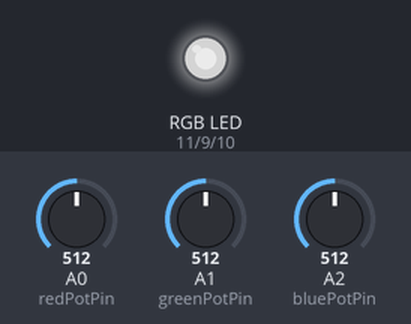
Recording of a sketch running on a simulated Arduino Uno, built with avr-gcc and run on an emulated ATmega328P. Shown: an RGB LED mixed from three pins (HIGH = lit). The test bench sets the inputs (shaded band); at power-on: A0 (redPotPin) = 512, A1 (greenPotPin) = 512, A2 (bluePotPin) = 512. Dim RGB values are drawn brighter than linear.

Above: at 1.2 s.
1.3 s: A0 (redPotPin) set to 716
At 2.0 s:
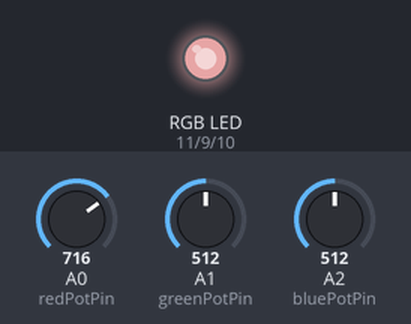
2.8 s: A1 (greenPotPin) set to 716
At 3.1 s:
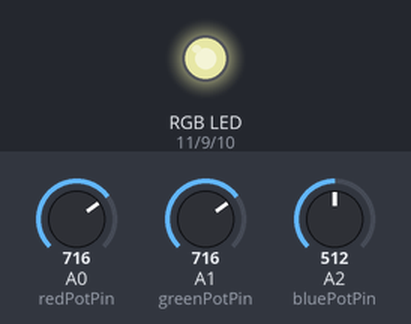
4.3 s: A2 (bluePotPin) set to 716
At 5.4 s:
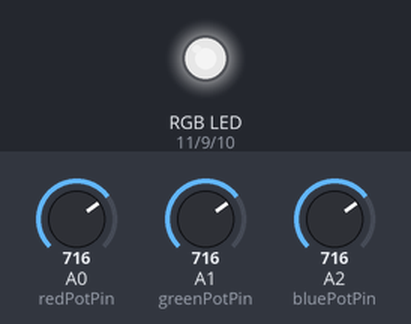
5.8 s: A0 (redPotPin) set to 900
At 6.6 s:
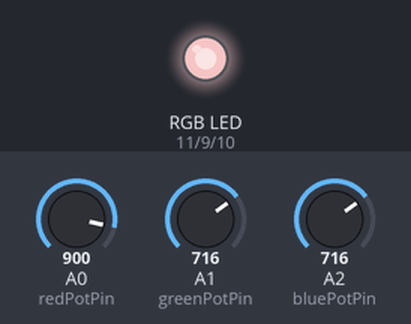
7.3 s: A1 (greenPotPin) set to 900
At 7.7 s:
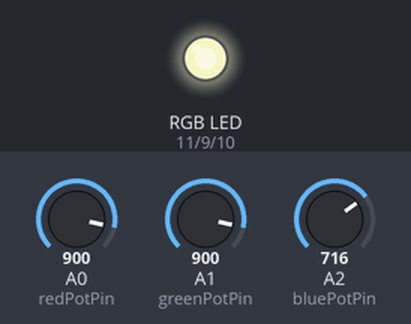
8.8 s: A2 (bluePotPin) set to 900
At 10.1 s:
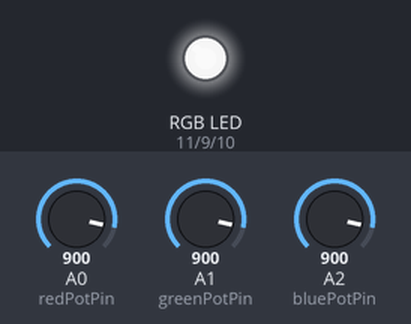
Timing chart, 0 to 11.3 s (numbered marks = the images above; inputs shaded):
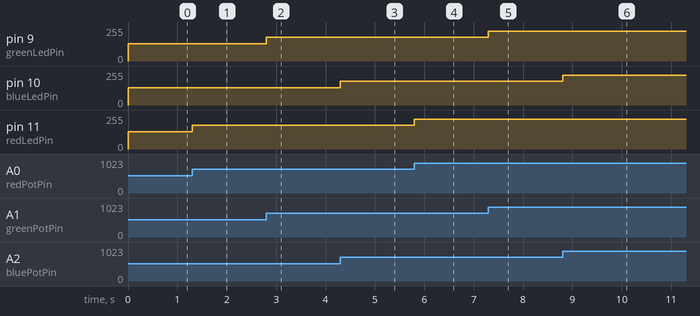

Measured:
- after the input at 1.3 s, pin 11 (redLedPin): 128/255 → 179/255 at once
- after the input at 2.8 s, pin 9 (greenLedPin): 128/255 → 179/255 at once
- after the input at 4.3 s, pin 10 (blueLedPin): 128/255 → 179/255 at once
- after the input at 5.8 s, pin 11 (redLedPin): 179/255 → 225/255 at once
- after the input at 7.3 s, pin 9 (greenLedPin): 179/255 → 225/255 at once
- after the input at 8.8 s, pin 10 (blueLedPin): 179/255 → 225/255 at once

The sketch:

p01_2_20_17_pot_rgb.ino
```cpp
/*CIRCUIT IS VERY SIMPLE:
* 3 POTENTIOMETERS HOOKED UP AS FOLLOWS
* WITH ONE RGB LED HOOKED UP AS FOLLOWS(.023 AMPS)
*/
  //constants for pins
const int redPotPin = A0;
const int greenPotPin = A1;
const int bluePotPin = A2;
const int redLedPin = 11;
const int greenLedPin = 9;
const int blueLedPin = 10;
  //variables for sensor/rgb values
int redValue = 0;
int greenValue = 0;
int blueValue = 0;
int redPotValue = 0;
int bluePotValue = 0;
int greenPotValue = 0;
void setup() {
    //setting pinModes
  pinMode(redLedPin, OUTPUT);
  pinMode(greenLedPin, OUTPUT);
  pinMode(blueLedPin, OUTPUT);
}

void loop() {
    //reading the pot values
  redPotValue = analogRead(redPotPin);
  greenPotValue = analogRead(greenPotPin);
  bluePotValue = analogRead(bluePotPin);
    //calculating the LED Output Values
  redValue = redPotValue/4;
  greenValue = greenPotValue/4;
  blueValue = bluePotValue/4;
    //Writing the LED Values to their respective pins
  analogWrite(redLedPin, redValue);
  analogWrite(greenLedPin, greenValue);
  analogWrite(blueLedPin, blueValue);

}
```
